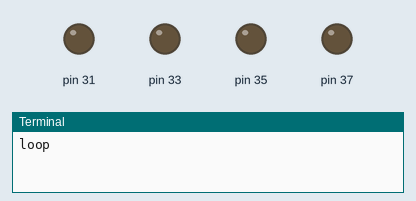
The program below on a simulated Raspberry Pi (header pin numbers). On the bench: output pins drawn as LEDs (lit = HIGH), the last lines printed to the terminal.

Above: at 0.5 s.
At 2.5 s:
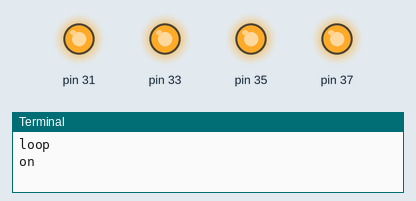
Timing chart, 0 to 9.1 s (numbered marks = the images above):
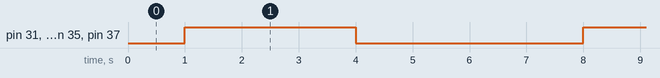

The program:

gpio.py
```python
import RPi.GPIO as GPIO
import time

#------------------------------------------Inicializacion--------------------------------
GPIO.setmode(GPIO.BOARD)

GPIO.setup(31, GPIO.OUT)
GPIO.setup(33, GPIO.OUT)
GPIO.setup(35, GPIO.OUT)
GPIO.setup(37, GPIO.OUT)

#G#PIO.setup(33,GPIO.IN, pull_up_down=GPIO.PUD_UP)
#GPIO.setup(35,GPIO.IN, pull_up_down=GPIO.PUD_UP)
#GPIO.setup(37,GPIO.IN, pull_up_down=GPIO.PUD_UP)

#---------------------------------------------PROGRAMA-----------------------------------

def blink(loops):
	counter=0
	while counter<loops:
                print "loop"
		time.sleep(1)
		print "on"
		GPIO.output(31 , True)
		GPIO.output(33, True)
		GPIO.output(35, True)
		GPIO.output(37, True)
		time.sleep(3)
		print "off"
		GPIO.output(31, False)
		GPIO.output(33, False)
		GPIO.output(35, False)
		GPIO.output(37, False)
                time.sleep(3)
		counter+=1

GPIO.output(31, False)
GPIO.output(33, False)
GPIO.output(35, False)
GPIO.output(37, False)

while True:
	blink(10)
```

Measured:
- by itself, pin 31, pin 33, pin 35, pin 37: alternates HIGH for 3.0 s and LOW for 4.0 s
